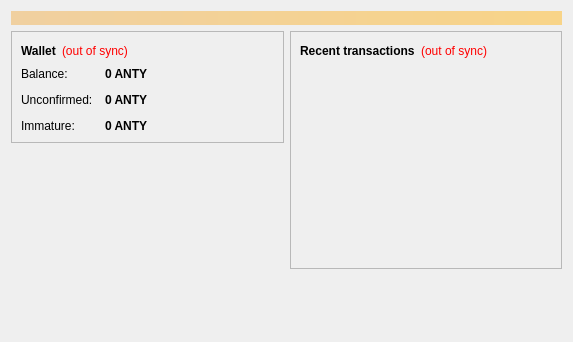
<?xml version="1.0" encoding="UTF-8"?>
<ui version="4.0">
 <class>OverviewPage</class>
 <widget class="QWidget" name="OverviewPage">
  <property name="geometry">
   <rect>
    <x>0</x>
    <y>0</y>
    <width>573</width>
    <height>342</height>
   </rect>
  </property>
  <property name="windowTitle">
   <string>Form</string>
  </property>
  <layout class="QVBoxLayout" name="topLayout">
   <item>
    <widget class="QLabel" name="labelAlerts">
     <property name="visible">
      <bool>false</bool>
     </property>
     <property name="styleSheet">
      <string notr="true">background-color: qlineargradient(x1: 0, y1: 0, x2: 1, y2: 0, stop:0 #F0D0A0, stop:1 #F8D488); color:#000000;</string>
     </property>
     <property name="wordWrap">
      <bool>true</bool>
     </property>
     <property name="margin">
      <number>3</number>
     </property>
    </widget>
   </item>
   <item>
    <layout class="QHBoxLayout" name="horizontalLayout" stretch="1,1">
     <item>
      <layout class="QVBoxLayout" name="verticalLayout_2">
       <item>
        <widget class="QFrame" name="frame">
         <property name="frameShape">
          <enum>QFrame::StyledPanel</enum>
         </property>
         <property name="frameShadow">
          <enum>QFrame::Raised</enum>
         </property>
         <layout class="QVBoxLayout" name="verticalLayout_4">
          <item>
           <layout class="QHBoxLayout" name="horizontalLayout_4">
            <item>
             <widget class="QLabel" name="label_5">
              <property name="font">
               <font>
                <weight>75</weight>
                <bold>true</bold>
               </font>
              </property>
              <property name="text">
               <string>Wallet</string>
              </property>
             </widget>
            </item>
            <item>
             <widget class="QLabel" name="labelWalletStatus">
              <property name="toolTip">
               <string>The displayed information may be out of date. Your wallet automatically synchronizes with the Antimony network after a connection is established, but this process has not completed yet.</string>
              </property>
              <property name="styleSheet">
               <string notr="true">QLabel { color: red; }</string>
              </property>
              <property name="text">
               <string notr="true">(out of sync)</string>
              </property>
              <property name="alignment">
               <set>Qt::AlignLeading|Qt::AlignLeft|Qt::AlignVCenter</set>
              </property>
             </widget>
            </item>
            <item>
             <spacer name="horizontalSpacer_2">
              <property name="orientation">
               <enum>Qt::Horizontal</enum>
              </property>
              <property name="sizeHint" stdset="0">
               <size>
                <width>40</width>
                <height>20</height>
               </size>
              </property>
             </spacer>
            </item>
           </layout>
          </item>
          <item>
           <layout class="QFormLayout" name="formLayout_2">
            <property name="fieldGrowthPolicy">
             <enum>QFormLayout::AllNonFixedFieldsGrow</enum>
            </property>
            <property name="horizontalSpacing">
             <number>12</number>
            </property>
            <property name="verticalSpacing">
             <number>12</number>
            </property>
            <item row="0" column="0">
             <widget class="QLabel" name="label">
              <property name="text">
               <string>Balance:</string>
              </property>
             </widget>
            </item>
            <item row="0" column="1">
             <widget class="QLabel" name="labelBalance">
              <property name="font">
               <font>
                <weight>75</weight>
                <bold>true</bold>
               </font>
              </property>
              <property name="cursor">
               <cursorShape>IBeamCursor</cursorShape>
              </property>
              <property name="toolTip">
               <string>Your current balance</string>
              </property>
              <property name="text">
               <string notr="true">0 ANTY</string>
              </property>
              <property name="textInteractionFlags">
               <set>Qt::LinksAccessibleByMouse|Qt::TextSelectableByKeyboard|Qt::TextSelectableByMouse</set>
              </property>
             </widget>
            </item>
            <item row="1" column="0">
             <widget class="QLabel" name="label_3">
              <property name="text">
               <string>Unconfirmed:</string>
              </property>
             </widget>
            </item>
            <item row="1" column="1">
             <widget class="QLabel" name="labelUnconfirmed">
              <property name="font">
               <font>
                <weight>75</weight>
                <bold>true</bold>
               </font>
              </property>
              <property name="cursor">
               <cursorShape>IBeamCursor</cursorShape>
              </property>
              <property name="toolTip">
               <string>Total of transactions that have yet to be confirmed, and do not yet count toward the current balance</string>
              </property>
              <property name="text">
               <string notr="true">0 ANTY</string>
              </property>
              <property name="textInteractionFlags">
               <set>Qt::LinksAccessibleByMouse|Qt::TextSelectableByKeyboard|Qt::TextSelectableByMouse</set>
              </property>
             </widget>
            </item>
            <item row="2" column="0">
             <widget class="QLabel" name="labelImmatureText">
              <property name="text">
               <string>Immature:</string>
              </property>
             </widget>
            </item>
            <item row="2" column="1">
             <widget class="QLabel" name="labelImmature">
              <property name="font">
               <font>
                <weight>75</weight>
                <bold>true</bold>
               </font>
              </property>
              <property name="toolTip">
               <string>Mined balance that has not yet matured</string>
              </property>
              <property name="text">
               <string notr="true">0 ANTY</string>
              </property>
              <property name="textInteractionFlags">
               <set>Qt::LinksAccessibleByMouse|Qt::TextSelectableByKeyboard|Qt::TextSelectableByMouse</set>
              </property>
             </widget>
            </item>
           </layout>
          </item>
         </layout>
        </widget>
       </item>
       <item>
        <spacer name="verticalSpacer">
         <property name="orientation">
          <enum>Qt::Vertical</enum>
         </property>
         <property name="sizeHint" stdset="0">
          <size>
           <width>20</width>
           <height>40</height>
          </size>
         </property>
        </spacer>
       </item>
      </layout>
     </item>
     <item>
      <layout class="QVBoxLayout" name="verticalLayout_3">
       <item>
        <widget class="QFrame" name="frame_2">
         <property name="frameShape">
          <enum>QFrame::StyledPanel</enum>
         </property>
         <property name="frameShadow">
          <enum>QFrame::Raised</enum>
         </property>
         <layout class="QVBoxLayout" name="verticalLayout">
          <item>
           <layout class="QHBoxLayout" name="horizontalLayout_2">
            <item>
             <widget class="QLabel" name="label_4">
              <property name="text">
               <string>&lt;b&gt;Recent transactions&lt;/b&gt;</string>
              </property>
             </widget>
            </item>
            <item>
             <widget class="QLabel" name="labelTransactionsStatus">
              <property name="toolTip">
               <string>The displayed information may be out of date. Your wallet automatically synchronizes with the Antimony network after a connection is established, but this process has not completed yet.</string>
              </property>
              <property name="styleSheet">
               <string notr="true">QLabel { color: red; }</string>
              </property>
              <property name="text">
               <string notr="true">(out of sync)</string>
              </property>
              <property name="alignment">
               <set>Qt::AlignRight|Qt::AlignTrailing|Qt::AlignVCenter</set>
              </property>
             </widget>
            </item>
            <item>
             <spacer name="horizontalSpacer">
              <property name="orientation">
               <enum>Qt::Horizontal</enum>
              </property>
              <property name="sizeHint" stdset="0">
               <size>
                <width>40</width>
                <height>20</height>
               </size>
              </property>
             </spacer>
            </item>
           </layout>
          </item>
          <item>
           <widget class="QListView" name="listTransactions">
            <property name="styleSheet">
             <string notr="true">QListView { background: transparent; }</string>
            </property>
            <property name="frameShape">
             <enum>QFrame::NoFrame</enum>
            </property>
            <property name="verticalScrollBarPolicy">
             <enum>Qt::ScrollBarAlwaysOff</enum>
            </property>
            <property name="horizontalScrollBarPolicy">
             <enum>Qt::ScrollBarAlwaysOff</enum>
            </property>
            <property name="selectionMode">
             <enum>QAbstractItemView::NoSelection</enum>
            </property>
           </widget>
          </item>
         </layout>
        </widget>
       </item>
       <item>
        <spacer name="verticalSpacer_2">
         <property name="orientation">
          <enum>Qt::Vertical</enum>
         </property>
         <property name="sizeHint" stdset="0">
          <size>
           <width>20</width>
           <height>40</height>
          </size>
         </property>
        </spacer>
       </item>
      </layout>
     </item>
    </layout>
   </item>
  </layout>
 </widget>
 <resources/>
 <connections/>
</ui>
